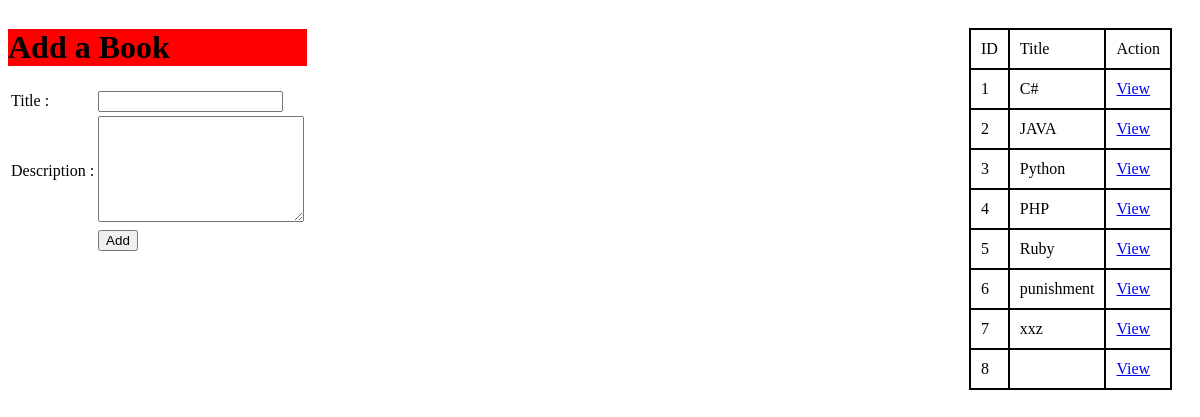
The page / on the database its author committed.
### books_authors_app/models.py (models this page shows)
class Book(models.Model):
    title = models.CharField(max_length=45)
    desc = models.TextField()
    created_at = models.DateTimeField(auto_now_add=True)
    updated_at = models.DateTimeField(auto_now=True)

### books_authors_app/views.py (the view)
# urls.py: path("", views.index),
def index(request):
    context = {
        'books': Book.objects.all()
    }
    return render(request, 'index.html', context)

### books_authors_app/templates/index.html (shortened to what this page needs)
<!DOCTYPE html>
<html lang="en">
<head>
    {% load static %}
    <link rel="stylesheet" href="{% static 'css/style.css' %}">
</head>
<body>
    <div class="container">
        <div class="left">
            <h1>Add a Book</h1>
            <table>
                <form action="/add_book" method="POST">
                    <tr>
                        <td><label for="title">Title :</label></td>
                        <td><input type="text" id="title" name="title"></td>
                    </tr>
                    <tr>
                        <td><label for="description"> Description :</label></td>
                        <td><textarea  id="description" name="desc"></textarea></td>
                    </tr>
                    <tr>
                        <td></td>
                        <td><input type="submit" value="Add"></td>
                    </tr>
                </form>
            </table>
        </div>
        <div class="right">
            <table class="right_table">
                <tr>
                    <td>ID</td>
                    <td>Title</td>
                    <td>Action</td>
                </tr>
                {% for i in books %}
                <tr>
                    <td>{{i.id}}</td>
                    <td>{{i.title}}</td>
                    <td><a href="/books/{{i.id}}">View</a></td>
                </tr>
                {% endfor %}
            </table>
        </div>
    </div>
</body>
</html>

### books_authors_app/static/css/style.css (style rules this page uses)
h1 { background-color: red; }
textarea { width: 200px; height: 100px; }
.container { display: flex; align-items: flex-start; justify-content: space-between; }
.right { margin: 20px; }
.right_table tr td { border: 2px solid black; padding: 10px; vertical-align: bottom; }
.right_table { border-collapse: collapse; }

### rows shown on the page
Book: id "1", title "C#"
Book: id "2", title "JAVA"
Book: id "3", title "Python"
Book: id "4", title "PHP"
Book: id "5", title "Ruby"
Book: id "6", title "punishment"
Book: id "7", title "xxz"
Book: id "8"
